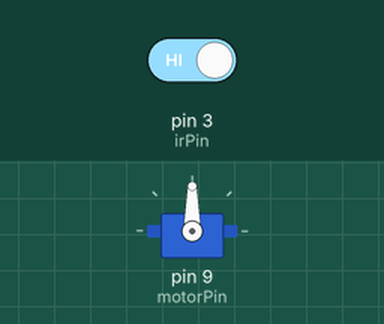
Bench run of a sketch on a simulated Arduino Uno, built with avr-gcc and run on an emulated ATmega328P. Shown: servo. The inputs (shaded band) are chosen by the test bench; at power-on: pin 3 (irPin) HIGH.

Above: at 0.1 s.
At 0.6 s:
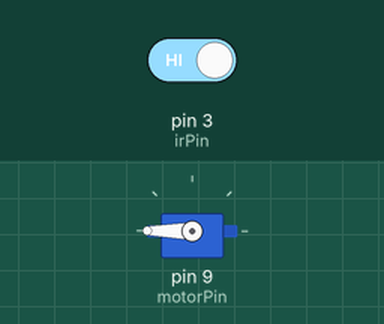
At 5.6 s:
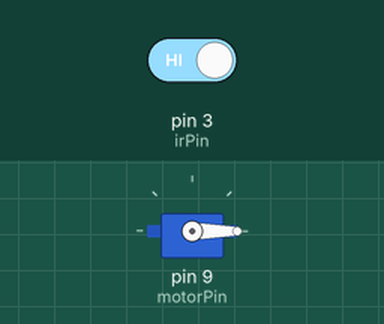
Timing chart, 0 to 7.1 s (numbered marks = the images above):
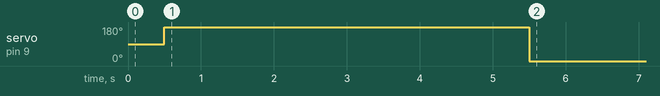

The sketch:

ir_with_bldc.ino
```cpp
#include <Servo.h>

Servo ESC;

int irPin = 3; //connect the ir output pin to Arduino pin 3

int motorPin = 9;
int speed = 100;
long motorTime = 10000;

int swtch = 4; //connect the switch between pin 4 and ground

void setup() {

  ESC.attach(motorPin,1000,2000);
  delay(500);
  ESC.writeMicroseconds(2000);
  delay(5000);
  ESC.writeMicroseconds(1000);
  delay(3000);

  pinMode(irPin, INPUT);

  pinMode(swtch, INPUT_PULLUP);

  Serial.begin(115200);
}

void loop() {

  if (digitalRead(irPin) == LOW && digitalRead(swtch) == LOW) {
    ESC.write(speed);
    delay(motorTime);
    ESC.write(0);
  }

}
```
